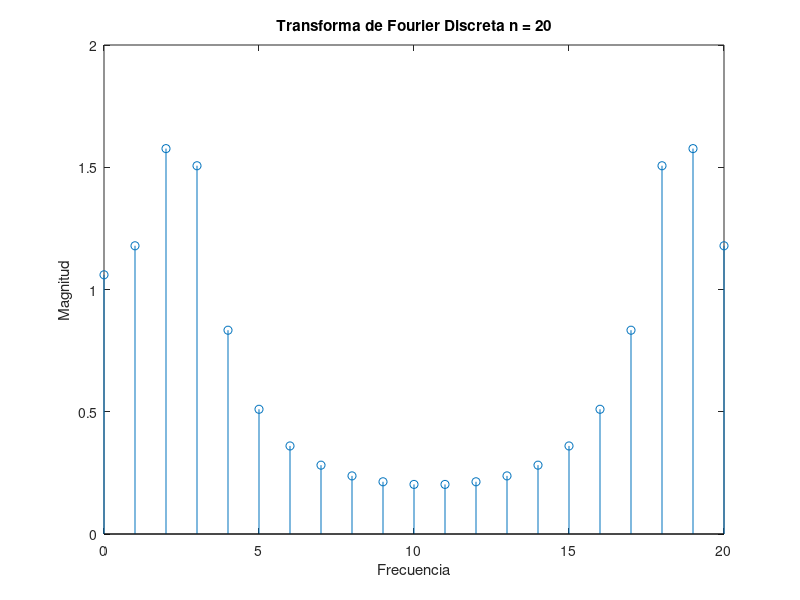

Reproduce this figure in MATLAB. (Note: this script raises an error after producing the figure.)
clear, clc;
% a) Gráficar la señal x7[n] hasta n = 20
n = 0: 1: 20;
if n >= 0 
    x7 = (3/4).^n.*sin((pi/4).*n);
    disp(x7);
else
    x7 = 0;
    disp("Solo valido el primer termino");
end
plot(n, x7);
grid on

% b) Hallar y gráficar la FTD de la señal, truncando hasta n = 20

% b.1) Hallar la Transformada de Fourier Discreta
X7 = fft(x7);
disp("Transformada de Fourier Discreta");
% disp(X7);

% b.2) Gráficar la Transformada de Fourier Discreta

n = length(X7);
f = 0: n - 1;

stem(f, abs(X7));
xlabel('Frecuencia');
ylabel('Magnitud');
title('Transforma de Fourier Discreta n = 20');

% c) Calculo de la energía
syms n theta

% c.1) Transformada de Fourier Simbolica
F = fourier(x7, n, theta);

disp(F);

modulo = abs(F).^2;
energia = int(modulo, 0, pi);

disp("La energía de la señal es: ");
disp(double(energia));









